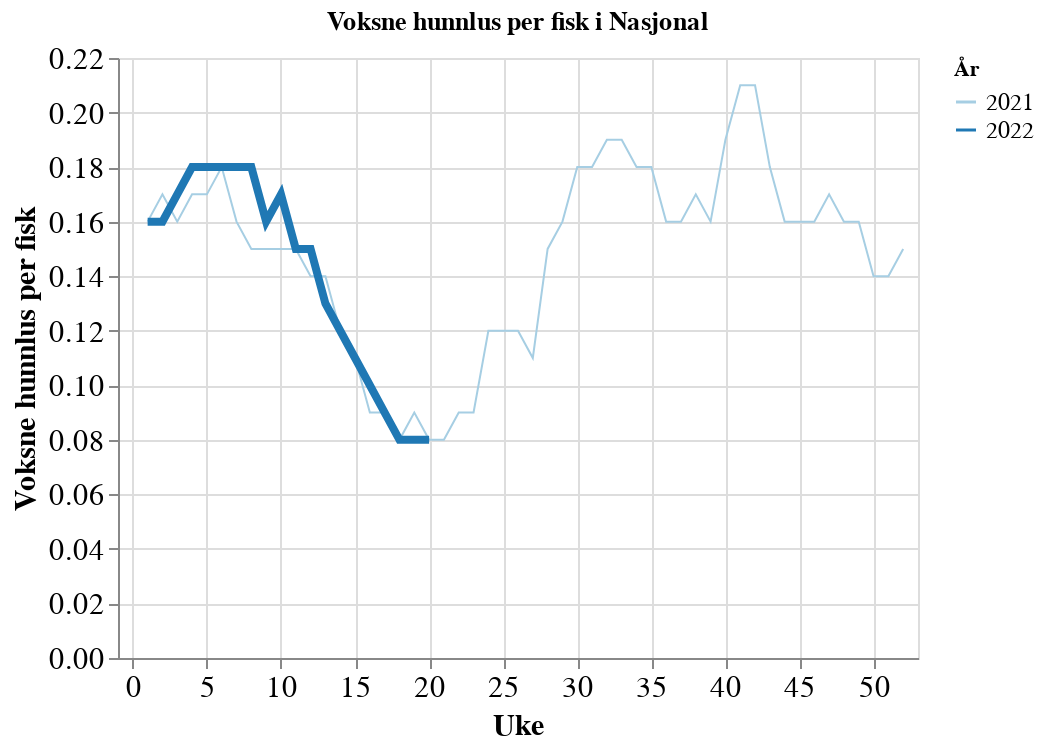

The cell this chart's notebook holds for it:
### Code cell
ls.average_lice_plots(year_range=[2021,2022], 
                      week_range=[0,52], 
                      lice_type='voksne_hunnlus', 
                      location_level="Nasjonal", 
                      location='Nasjonal', 
                      y_scale=None)

### Figure 1 — Vega-Lite specification as saved in the notebook (floating-point values rounded to 4 significant figures)
{"config": {"view": {"continuousWidth": 400, "continuousHeight": 300}, "axis": {"labelFontSize": 15, "titleFontSize": 15}, "legend": {"columns": 1, "labelFontSize": 12, "labelLimit": 500, "symbolLimit": 100}}, "data": {"name": "data-1a3463b65813825a12f9cd78f5038b5e"}, "mark": "line", "encoding": {"color": {"field": "year", "scale": {"domain": [2021.0, 2022.0], "scheme": "paired"}, "title": "År", "type": "nominal"}, "opacity": {"condition": {"value": 1, "selection": "selector005"}, "value": 0.2}, "size": {"field": "y", "legend": null, "type": "nominal"}, "tooltip": [{"field": "voksne_hunnlus", "format": ",.2f", "title": "Lus per fisk", "type": "quantitative"}], "x": {"field": "uke", "scale": {"domain": [-1, 53]}, "sort": "ascending", "title": "Uke", "type": "quantitative"}, "y": {"field": "voksne_hunnlus", "title": "Voksne hunnlus per fisk", "type": "quantitative"}}, "selection": {"selector005": {"type": "multi", "fields": ["year"], "bind": "legend"}, "selector006": {"type": "interval", "bind": "scales", "encodings": ["x", "y"]}}, "title": "Voksne hunnlus per fisk i Nasjonal", "$schema": "https://vega.github.io/schema/vega-lite/v4.17.0.json", "datasets": {"data-1a3463b65813825a12f9cd78f5038b5e": [{"uke": 1, "år": 2021.0, "sjotemperatur": 7.04, "voksne_hunnlus": 0.16, "bevegelige_lus": 0.69, "fastsittende_lus": 0.18, "year": 2021, "y": 2021}, {"uke": 1, "år": 2022.0, "sjotemperatur": 6.34, "voksne_hunnlus": 0.16, "bevegelige_lus": 0.68, "fastsittende_lus": 0.14, "year": 2022, "y": 2022}, {"uke": 2, "år": 2021.0, "sjotemperatur": 6.33, "voksne_hunnlus": 0.17, "bevegelige_lus": 0.7, "fastsittende_lus": 0.16, "year": 2021, "y": 2021}, {"uke": 2, "år": 2022.0, "sjotemperatur": 6.03, "voksne_hunnlus": 0.16, "bevegelige_lus": 0.66, "fastsittende_lus": 0.16, "year": 2022, "y": 2022}, {"uke": 3, "år": 2021.0, "sjotemperatur": 6.06, "voksne_hunnlus": 0.16, "bevegelige_lus": 0.64, "fastsittende_lus": 0.17, "year": 2021, "y": 2021}, {"uke": 3, "år": 2022.0, "sjotemperatur": 5.87, "voksne_hunnlus": 0.17, "bevegelige_lus": 0.69, "fastsittende_lus": 0.18, "year": 2022, "y": 2022}, {"uke": 4, "år": 2021.0, "sjotemperatur": 5.66, "voksne_hunnlus": 0.17, "bevegelige_lus": 0.66, "fastsittende_lus": 0.24, "year": 2021, "y": 2021}, {"uke": 4, "år": 2022.0, "sjotemperatur": 5.78, "voksne_hunnlus": 0.18, "bevegelige_lus": 0.67, "fastsittende_lus": 0.17, "year": 2022, "y": 2022}, {"uke": 5, "år": 2022.0, "sjotemperatur": 5.44, "voksne_hunnlus": 0.18, "bevegelige_lus": 0.69, "fastsittende_lus": 0.18, "year": 2022, "y": 2022}, {"uke": 5, "år": 2021.0, "sjotemperatur": 5.17, "voksne_hunnlus": 0.17, "bevegelige_lus": 0.71, "fastsittende_lus": 0.29, "year": 2021, "y": 2021}, {"uke": 6, "år": 2021.0, "sjotemperatur": 4.69, "voksne_hunnlus": 0.18, "bevegelige_lus": 0.79, "fastsittende_lus": 0.26, "year": 2021, "y": 2021}, {"uke": 6, "år": 2022.0, "sjotemperatur": 5.24, "voksne_hunnlus": 0.18, "bevegelige_lus": 0.67, "fastsittende_lus": 0.15, "year": 2022, "y": 2022}, {"uke": 7, "år": 2021.0, "sjotemperatur": 4.48, "voksne_hunnlus": 0.16, "bevegelige_lus": 0.75, "fastsittende_lus": 0.27, "year": 2021, "y": 2021}, {"uke": 7, "år": 2022.0, "sjotemperatur": 5.07, "voksne_hunnlus": 0.18, "bevegelige_lus": 0.6, "fastsittende_lus": 0.15, "year": 2022, "y": 2022}, {"uke": 8, "år": 2021.0, "sjotemperatur": 4.71, "voksne_hunnlus": 0.15, "bevegelige_lus": 0.76, "fastsittende_lus": 0.25, "year": 2021, "y": 2021}, {"uke": 8, "år": 2022.0, "sjotemperatur": 4.95, "voksne_hunnlus": 0.18, "bevegelige_lus": 0.64, "fastsittende_lus": 0.13, "year": 2022, "y": 2022}, {"uke": 9, "år": 2022.0, "sjotemperatur": 5.01, "voksne_hunnlus": 0.16, "bevegelige_lus": 0.56, "fastsittende_lus": 0.11, "year": 2022, "y": 2022}, {"uke": 9, "år": 2021.0, "sjotemperatur": 4.86, "voksne_hunnlus": 0.15, "bevegelige_lus": 0.77, "fastsittende_lus": 0.26, "year": 2021, "y": 2021}, {"uke": 10, "år": 2021.0, "sjotemperatur": 4.86, "voksne_hunnlus": 0.15, "bevegelige_lus": 0.75, "fastsittende_lus": 0.18, "year": 2021, "y": 2021}, {"uke": 10, "år": 2022.0, "sjotemperatur": 5.06, "voksne_hunnlus": 0.17, "bevegelige_lus": 0.57, "fastsittende_lus": 0.13, "year": 2022, "y": 2022}, {"uke": 11, "år": 2021.0, "sjotemperatur": 5.08, "voksne_hunnlus": 0.15, "bevegelige_lus": 0.73, "fastsittende_lus": 0.16, "year": 2021, "y": 2021}, {"uke": 11, "år": 2022.0, "sjotemperatur": 5.29, "voksne_hunnlus": 0.15, "bevegelige_lus": 0.49, "fastsittende_lus": 0.12, "year": 2022, "y": 2022}, {"uke": 12, "år": 2021.0, "sjotemperatur": 5.39, "voksne_hunnlus": 0.14, "bevegelige_lus": 0.62, "fastsittende_lus": 0.12, "year": 2021, "y": 2021}, {"uke": 12, "år": 2022.0, "sjotemperatur": 5.45, "voksne_hunnlus": 0.15, "bevegelige_lus": 0.47, "fastsittende_lus": 0.11, "year": 2022, "y": 2022}, {"uke": 13, "år": 2021.0, "sjotemperatur": 5.55, "voksne_hunnlus": 0.14, "bevegelige_lus": 0.56, "fastsittende_lus": 0.1, "year": 2021, "y": 2021}, {"uke": 13, "år": 2022.0, "sjotemperatur": 5.31, "voksne_hunnlus": 0.13, "bevegelige_lus": 0.43, "fastsittende_lus": 0.09, "year": 2022, "y": 2022}, {"uke": 14, "år": 2021.0, "sjotemperatur": 5.44, "voksne_hunnlus": 0.12, "bevegelige_lus": 0.55, "fastsittende_lus": 0.1, "year": 2021, "y": 2021}, {"uke": 14, "år": 2022.0, "sjotemperatur": 5.4, "voksne_hunnlus": 0.12, "bevegelige_lus": 0.41, "fastsittende_lus": 0.09, "year": 2022, "y": 2022}, {"uke": 15, "år": 2021.0, "sjotemperatur": 5.68, "voksne_hunnlus": 0.11, "bevegelige_lus": 0.4, "fastsittende_lus": 0.11, "year": 2021, "y": 2021}, {"uke": 15, "år": 2022.0, "sjotemperatur": 5.67, "voksne_hunnlus": 0.11, "bevegelige_lus": 0.39, "fastsittende_lus": 0.11, "year": 2022, "y": 2022}, {"uke": 16, "år": 2021.0, "sjotemperatur": 6.29, "voksne_hunnlus": 0.09, "bevegelige_lus": 0.33, "fastsittende_lus": 0.15, "year": 2021, "y": 2021}, {"uke": 16, "år": 2022.0, "sjotemperatur": 6.48, "voksne_hunnlus": 0.1, "bevegelige_lus": 0.37, "fastsittende_lus": 0.12, "year": 2022, "y": 2022}, {"uke": 17, "år": 2021.0, "sjotemperatur": 6.5, "voksne_hunnlus": 0.09, "bevegelige_lus": 0.39, "fastsittende_lus": 0.12, "year": 2021, "y": 2021}, {"uke": 17, "år": 2022.0, "sjotemperatur": 6.88, "voksne_hunnlus": 0.09, "bevegelige_lus": 0.36, "fastsittende_lus": 0.15, "year": 2022, "y": 2022}, {"uke": 18, "år": 2022.0, "sjotemperatur": 6.87, "voksne_hunnlus": 0.08, "bevegelige_lus": 0.4, "fastsittende_lus": 0.14, "year": 2022, "y": 2022}, {"uke": 18, "år": 2021.0, "sjotemperatur": 6.88, "voksne_hunnlus": 0.08, "bevegelige_lus": 0.41, "fastsittende_lus": 0.16, "year": 2021, "y": 2021}, {"uke": 19, "år": 2021.0, "sjotemperatur": 7.35, "voksne_hunnlus": 0.09, "bevegelige_lus": 0.4, "fastsittende_lus": 0.14, "year": 2021, "y": 2021}, {"uke": 19, "år": 2022.0, "sjotemperatur": 7.19, "voksne_hunnlus": 0.08, "bevegelige_lus": 0.43, "fastsittende_lus": 0.17, "year": 2022, "y": 2022}, {"uke": 20, "år": 2021.0, "sjotemperatur": 8.01, "voksne_hunnlus": 0.08, "bevegelige_lus": 0.41, "fastsittende_lus": 0.15, "year": 2021, "y": 2021}, {"uke": 20, "år": 2022.0, "sjotemperatur": 8.69, "voksne_hunnlus": 0.08, "bevegelige_lus": 0.55, "fastsittende_lus": 0.19, "year": 2022, "y": 2022}, {"uke": 21, "år": 2021.0, "sjotemperatur": 8.61, "voksne_hunnlus": 0.08, "bevegelige_lus": 0.42, "fastsittende_lus": 0.18, "year": 2021, "y": 2021}, {"uke": 22, "år": 2021.0, "sjotemperatur": 9.67, "voksne_hunnlus": 0.09, "bevegelige_lus": 0.47, "fastsittende_lus": 0.12, "year": 2021, "y": 2021}, {"uke": 23, "år": 2021.0, "sjotemperatur": 11.12, "voksne_hunnlus": 0.09, "bevegelige_lus": 0.49, "fastsittende_lus": 0.1, "year": 2021, "y": 2021}, {"uke": 24, "år": 2021.0, "sjotemperatur": 11.36, "voksne_hunnlus": 0.12, "bevegelige_lus": 0.48, "fastsittende_lus": 0.1, "year": 2021, "y": 2021}, {"uke": 25, "år": 2021.0, "sjotemperatur": 11.6, "voksne_hunnlus": 0.12, "bevegelige_lus": 0.45, "fastsittende_lus": 0.16, "year": 2021, "y": 2021}, {"uke": 26, "år": 2021.0, "sjotemperatur": 12.09, "voksne_hunnlus": 0.12, "bevegelige_lus": 0.46, "fastsittende_lus": 0.1, "year": 2021, "y": 2021}, {"uke": 27, "år": 2021.0, "sjotemperatur": 13.23, "voksne_hunnlus": 0.11, "bevegelige_lus": 0.46, "fastsittende_lus": 0.12, "year": 2021, "y": 2021}, {"uke": 28, "år": 2021.0, "sjotemperatur": 13.87, "voksne_hunnlus": 0.15, "bevegelige_lus": 0.58, "fastsittende_lus": 0.11, "year": 2021, "y": 2021}, {"uke": 29, "år": 2021.0, "sjotemperatur": 13.44, "voksne_hunnlus": 0.16, "bevegelige_lus": 0.57, "fastsittende_lus": 0.12, "year": 2021, "y": 2021}, {"uke": 30, "år": 2021.0, "sjotemperatur": 13.55, "voksne_hunnlus": 0.18, "bevegelige_lus": 0.56, "fastsittende_lus": 0.1, "year": 2021, "y": 2021}, {"uke": 31, "år": 2021.0, "sjotemperatur": 13.3, "voksne_hunnlus": 0.18, "bevegelige_lus": 0.56, "fastsittende_lus": 0.09, "year": 2021, "y": 2021}, {"uke": 32, "år": 2021.0, "sjotemperatur": 13.89, "voksne_hunnlus": 0.19, "bevegelige_lus": 0.63, "fastsittende_lus": 0.1, "year": 2021, "y": 2021}, {"uke": 33, "år": 2021.0, "sjotemperatur": 13.61, "voksne_hunnlus": 0.19, "bevegelige_lus": 0.59, "fastsittende_lus": 0.14, "year": 2021, "y": 2021}, {"uke": 34, "år": 2021.0, "sjotemperatur": 12.97, "voksne_hunnlus": 0.18, "bevegelige_lus": 0.72, "fastsittende_lus": 0.14, "year": 2021, "y": 2021}, {"uke": 35, "år": 2021.0, "sjotemperatur": 12.61, "voksne_hunnlus": 0.18, "bevegelige_lus": 0.65, "fastsittende_lus": 0.11, "year": 2021, "y": 2021}, {"uke": 36, "år": 2021.0, "sjotemperatur": 12.34, "voksne_hunnlus": 0.16, "bevegelige_lus": 0.6, "fastsittende_lus": 0.13, "year": 2021, "y": 2021}, {"uke": 37, "år": 2021.0, "sjotemperatur": 12.11, "voksne_hunnlus": 0.16, "bevegelige_lus": 0.67, "fastsittende_lus": 0.17, "year": 2021, "y": 2021}, {"uke": 38, "år": 2021.0, "sjotemperatur": 11.96, "voksne_hunnlus": 0.17, "bevegelige_lus": 0.69, "fastsittende_lus": 0.22, "year": 2021, "y": 2021}, {"uke": 39, "år": 2021.0, "sjotemperatur": 11.79, "voksne_hunnlus": 0.16, "bevegelige_lus": 0.78, "fastsittende_lus": 0.21, "year": 2021, "y": 2021}, {"uke": 40, "år": 2021.0, "sjotemperatur": 11.59, "voksne_hunnlus": 0.19, "bevegelige_lus": 0.86, "fastsittende_lus": 0.2, "year": 2021, "y": 2021}, {"uke": 41, "år": 2021.0, "sjotemperatur": 11.11, "voksne_hunnlus": 0.21, "bevegelige_lus": 0.75, "fastsittende_lus": 0.18, "year": 2021, "y": 2021}, {"uke": 42, "år": 2021.0, "sjotemperatur": 10.38, "voksne_hunnlus": 0.21, "bevegelige_lus": 0.68, "fastsittende_lus": 0.17, "year": 2021, "y": 2021}, {"uke": 43, "år": 2021.0, "sjotemperatur": 10.0, "voksne_hunnlus": 0.18, "bevegelige_lus": 0.56, "fastsittende_lus": 0.14, "year": 2021, "y": 2021}, {"uke": 44, "år": 2021.0, "sjotemperatur": 9.8, "voksne_hunnlus": 0.16, "bevegelige_lus": 0.58, "fastsittende_lus": 0.18, "year": 2021, "y": 2021}, {"uke": 45, "år": 2021.0, "sjotemperatur": 9.39, "voksne_hunnlus": 0.16, "bevegelige_lus": 0.62, "fastsittende_lus": 0.18, "year": 2021, "y": 2021}, {"uke": 46, "år": 2021.0, "sjotemperatur": 8.97, "voksne_hunnlus": 0.16, "bevegelige_lus": 0.62, "fastsittende_lus": 0.18, "year": 2021, "y": 2021}, {"uke": 47, "år": 2021.0, "sjotemperatur": 8.61, "voksne_hunnlus": 0.17, "bevegelige_lus": 0.74, "fastsittende_lus": 0.21, "year": 2021, "y": 2021}, {"uke": 48, "år": 2021.0, "sjotemperatur": 7.93, "voksne_hunnlus": 0.16, "bevegelige_lus": 0.68, "fastsittende_lus": 0.18, "year": 2021, "y": 2021}, {"uke": 49, "år": 2021.0, "sjotemperatur": 7.71, "voksne_hunnlus": 0.16, "bevegelige_lus": 0.65, "fastsittende_lus": 0.17, "year": 2021, "y": 2021}, {"uke": 50, "år": 2021.0, "sjotemperatur": 7.49, "voksne_hunnlus": 0.14, "bevegelige_lus": 0.61, "fastsittende_lus": 0.12, "year": 2021, "y": 2021}, {"uke": 51, "år": 2021.0, "sjotemperatur": 7.13, "voksne_hunnlus": 0.14, "bevegelige_lus": 0.55, "fastsittende_lus": 0.15, "year": 2021, "y": 2021}, {"uke": 52, "år": 2021.0, "sjotemperatur": 6.48, "voksne_hunnlus": 0.15, "bevegelige_lus": 0.62, "fastsittende_lus": 0.15, "year": 2021, "y": 2021}]}}
